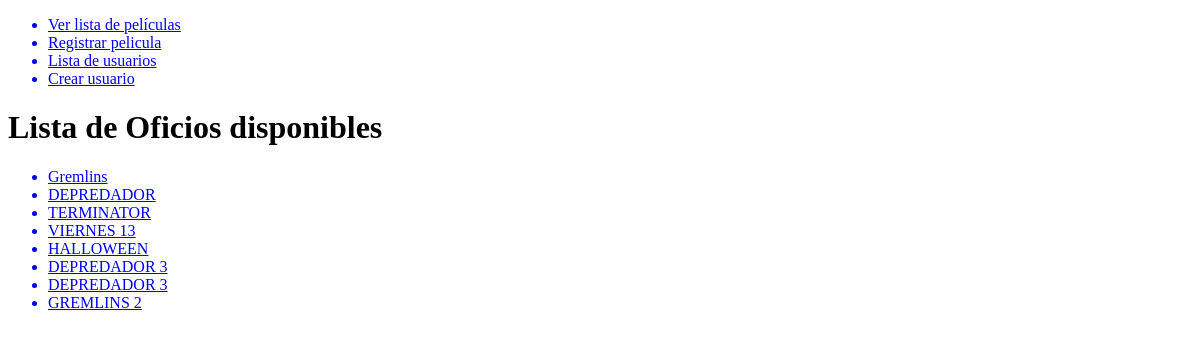
Before: /movies/ with the older database file.
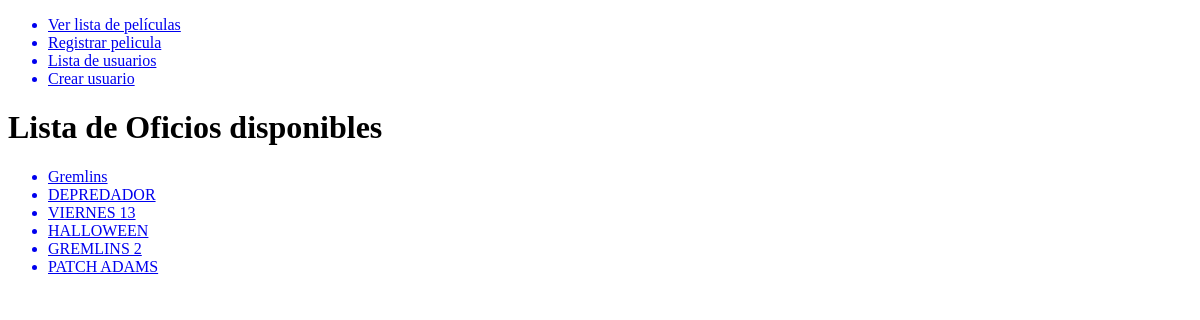
After: the same page with the newer database file.
### movies/models.py (models this page shows, shortened)
class Movie(models.Model): #Siempre hay que heredar de models.Model
    title = models.CharField(max_length=140)
    sinopsis = models.TextField(blank=True, null=True)
    duration = models.PositiveIntegerField()
    calif = models.PositiveIntegerField(default=5)
    gender = models.CharField(max_length=50)
    created = models.DateTimeField(auto_now_add=True)
    updated = models.DateTimeField(auto_now=True)

### movies/views.py (the view)
# urls.py: path('', GetMovies, name='list'),
def GetMovies(request):
    movies = Movie.objects.all() # SELECT * FROM movies_movie #queryset
    template_name = 'movies/list.html'
    context = {
        'movies': movies
    }
    return render(request, template_name, context)

### movies/templates/movies/list.html
<!DOCTYPE html>
{% extends 'base.html' %}
    {% block content %}
    <h1>Lista de Oficios disponibles</h1>
    <ul>
        {% for movie in movies %}
            <a href="{% url 'movies:detail' movie.id %}"><li>{{ movie.title }}</li></a>
        {% endfor %}
    </ul>
    {% endblock content%}

Changed rows visible on the page:
removed Movie: title "TERMINATOR"
removed Movie: title "DEPREDADOR 3"
removed Movie: title "DEPREDADOR 3"
added Movie: title "PATCH ADAMS"
